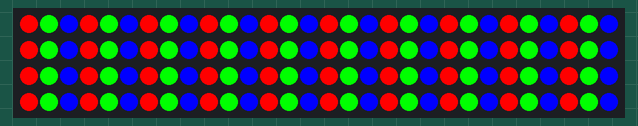
Simulated run of this sketch. Board: Arduino Uno, built with avr-gcc and run on an emulated ATmega328P. On the bench: 120 RGB LEDs in strip order, left to right, continuing on the next row.

Above: at 0.6 s.

The sketch:

LED_Test.ino
```cpp
#include <FastLED.h>
#define LED_PIN 11
#define NUM_LEDS 120
CRGB leds[NUM_LEDS];

void setup() {
  //Serial.begin(115200);
  //WS2812B.clearLEDs(1,true);
  //delay(500);
  //pinMode(3,OUTPUT);

  FastLED.addLeds<WS2812, LED_PIN, GRB>(leds,NUM_LEDS);
}

void loop() {
  // if(r==255){
  //   r=0;
  // }else{
  //   r++;
  // }
  // if(g==255){
  //   g=0;
  // }else{
  //   g++;
  // }
  // if(b==255){
  //   b=0;
  // }else{
  //   b++;
  // }
  // r=255;
  // g=255;
  // b=255;
  // if(flip){
  //   flip = false;
  //   digitalWrite(4,HIGH);
  // }else{
  //   flip = true;
  //   digitalWrite(4,LOW);
  // }
  // WS2812B.color(g,r,b);
  // delayMicroseconds(50);
  // Serial.print("Sending: ");
  // Serial.print(r);
  // Serial.print(" ");
  // Serial.print(g);
  // Serial.print(" ");
  // Serial.println(b);

  for(int i = 0;i<NUM_LEDS;i++){
    if(i%3==0){
      leds[i].setRGB(255,0,0);
    }else if(i%3==1){
      leds[i].setRGB(0, 255, 0);
    }else if(i%3==2){
      leds[i].setRGB(0, 0, 255);
    }
    // leds[i].setHSV(i%53*213/53,255,255);
    FastLED.show();
  }


}
```
